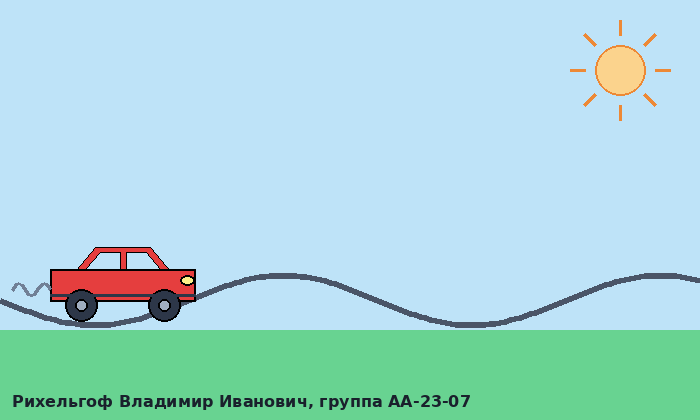
#> input picture results/risunok_zadanie2.png, 700 x 420 px
$ python task3_hsv_color_mask.py
#> lines starting #> are read from the running program, lines starting #| are printed output that depends on the picture; after the words box and inside, x2 and y2 are one past the last pixel; in counts of white or black regions, pixels touching at a corner belong together
# Лабораторная работа 2, задание 3
# Рихельгоф В.И., АА-23-07
# Обработка рисунка из задания 2 (risunok_zadanie2.png):
# серый, BGR -> HSV, диапазон цвета ползунками, маска, наложение маски
# s - сохранить, q или Esc - сохранить и выйти

import os
import cv2
import numpy as np

FOLDER = os.path.join(os.path.dirname(os.path.abspath(__file__)), "results")  # картинки и результаты кладу сюда
os.makedirs(FOLDER, exist_ok=True)
PICTURE_FILE = os.path.join(FOLDER, "risunok_zadanie2.png")

# по умолчанию красный (кузов машинки). в opencv H от 0 до 179, S и V от 0 до 255
DEFAULT_LOW = (0, 120, 100)
DEFAULT_HIGH = (8, 255, 255)

# окна называю латиницей, русские названия opencv показывает кракозябрами
WIN_SLIDERS = "Sliders"
WINDOWS = ["1 Original", "2 Gray", "3 HSV", "4 Mask", "5 Result"]


# cv2.imread не открывает путь с русскими буквами, поэтому так
def read_image(path):
#> called with path = 'results/risunok_zadanie2.png'
    data = np.fromfile(path, dtype=np.uint8)
    return cv2.imdecode(data, cv2.IMREAD_COLOR)
#> returned value is the input picture: shape (420, 700, 3); mean B, G, R 217.7, 216, 168.9


def write_image(path, image):
    ok, buf = cv2.imencode(".png", image)
    if ok:
        buf.tofile(path)


def process(img, low, high):
    gray = cv2.cvtColor(img, cv2.COLOR_BGR2GRAY)          # оттенки серого
    hsv = cv2.cvtColor(img, cv2.COLOR_BGR2HSV)            # BGR -> HSV
    lower = np.array(low, dtype=np.uint8)                 # нижняя граница цвета
    upper = np.array(high, dtype=np.uint8)                # верхняя граница цвета
    mask = cv2.inRange(hsv, lower, upper)                 # маска: в диапазоне белое, остальное черное
    result = cv2.bitwise_and(img, img, mask=mask)         # вырезаем нужный цвет из оригинала
    return gray, hsv, mask, result


def save_results(gray, hsv, mask, result, low, high):
    write_image(os.path.join(FOLDER, "rez_1_gray.png"), gray)
    write_image(os.path.join(FOLDER, "rez_2_hsv.png"), hsv)
    write_image(os.path.join(FOLDER, "rez_3_mask.png"), mask)
    write_image(os.path.join(FOLDER, "rez_4_result.png"), result)
    white = cv2.countNonZero(mask)
    total = mask.shape[0] * mask.shape[1]
    f = open(os.path.join(FOLDER, "rez_hsv_diapazon.txt"), "w", encoding="utf-8")
    f.write("Лаба 2, задание 3, Рихельгоф В.И., АА-23-07\n")
    f.write("Нижняя граница HSV: H=%d, S=%d, V=%d\n" % low)
    f.write("Верхняя граница HSV: H=%d, S=%d, V=%d\n" % high)
    f.write("Белых пикселей в маске: %d из %d (%.2f%%)\n" % (white, total, 100 * white / total))
    f.close()
    print("Сохранено:", low, high)


def nothing(x):
    pass


if not os.path.exists(PICTURE_FILE):
    print("Нет файла", PICTURE_FILE)
    print("Сначала запустите task2_car_animation.py и нажмите Нарисовать")
    exit()

img = read_image(PICTURE_FILE)
print("Двигайте ползунки в окне Sliders. s - сохранить, q или Esc - выход")

h, w = img.shape[:2]
#> h = 420; w = 700
for k in range(len(WINDOWS)):
    cv2.namedWindow(WINDOWS[k], cv2.WINDOW_NORMAL)
    cv2.resizeWindow(WINDOWS[k], w // 2, h // 2)
    cv2.moveWindow(WINDOWS[k], 10 + (k % 3) * (w // 2 + 10), 10 + (k // 3) * (h // 2 + 40))

cv2.namedWindow(WIN_SLIDERS, cv2.WINDOW_NORMAL)
cv2.resizeWindow(WIN_SLIDERS, w // 2, 300)
cv2.moveWindow(WIN_SLIDERS, 10 + 2 * (w // 2 + 10), 10 + h // 2 + 40)
cv2.createTrackbar("H min", WIN_SLIDERS, DEFAULT_LOW[0], 179, nothing)
cv2.createTrackbar("H max", WIN_SLIDERS, DEFAULT_HIGH[0], 179, nothing)
cv2.createTrackbar("S min", WIN_SLIDERS, DEFAULT_LOW[1], 255, nothing)
cv2.createTrackbar("S max", WIN_SLIDERS, DEFAULT_HIGH[1], 255, nothing)
cv2.createTrackbar("V min", WIN_SLIDERS, DEFAULT_LOW[2], 255, nothing)
cv2.createTrackbar("V max", WIN_SLIDERS, DEFAULT_HIGH[2], 255, nothing)

while True:
    low = (cv2.getTrackbarPos("H min", WIN_SLIDERS),
           cv2.getTrackbarPos("S min", WIN_SLIDERS),
           cv2.getTrackbarPos("V min", WIN_SLIDERS))
#> low = (0, 120, 100)
    high = (cv2.getTrackbarPos("H max", WIN_SLIDERS),
            cv2.getTrackbarPos("S max", WIN_SLIDERS),
            cv2.getTrackbarPos("V max", WIN_SLIDERS))
#> high = (8, 255, 255)
    gray, hsv, mask, result = process(img, low, high)
#> in process, `gray = cv2.cvtColor(img, cv2.COLOR_BGR2GRAY)`:
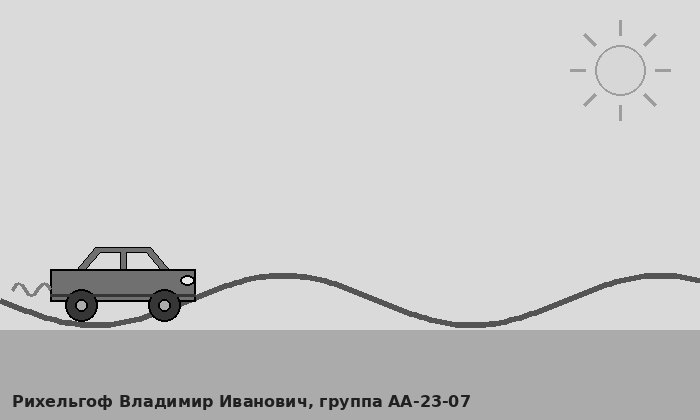
#> gray: shape (420, 700); min 0, max 231, mean 201.8
#> in process, `hsv = cv2.cvtColor(img, cv2.COLOR_BGR2HSV)`: hsv: shape (420, 700, 3); mean H, S, V 92.5, 76.9, 234.6
#> in process, `mask = cv2.inRange(hsv, lower, upper)`:
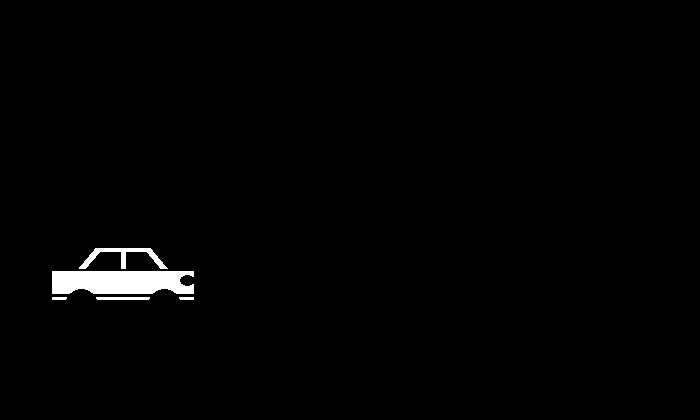
#> mask: shape (420, 700); 1.3% white; 5 white regions, box (x1, y1, x2, y2) and area: (52, 271, 194, 294) 2986, (79, 248, 168, 269) 574, (96, 297, 150, 300) 160, (52, 297, 67, 300) 44, (179, 297, 194, 300) 44

    cv2.imshow(WINDOWS[0], img)
    cv2.imshow(WINDOWS[1], gray)
    cv2.imshow(WINDOWS[2], hsv)
    cv2.imshow(WINDOWS[3], mask)
    cv2.imshow(WINDOWS[4], result)

    key = cv2.waitKey(50) & 0xFF
#> (key q is pressed here)
    if key == ord("s"):
        save_results(gray, hsv, mask, result, low, high)
    # выход по q, Esc или если закрыли окно с ползунками
    if key == ord("q") or key == 27 or cv2.getWindowProperty(WIN_SLIDERS, cv2.WND_PROP_VISIBLE) < 1:
        save_results(gray, hsv, mask, result, low, high)
#> in write_image, `ok, buf = cv2.imencode(".png", image)`: buf = 7957 values, max 255 at index 4449, min 0 at index 8, mean 121.4
#> in save_results, `white = cv2.countNonZero(mask)`: white = 3808
#| Сохранено: (0, 120, 100) (8, 255, 255)
        break

cv2.destroyAllWindows()
